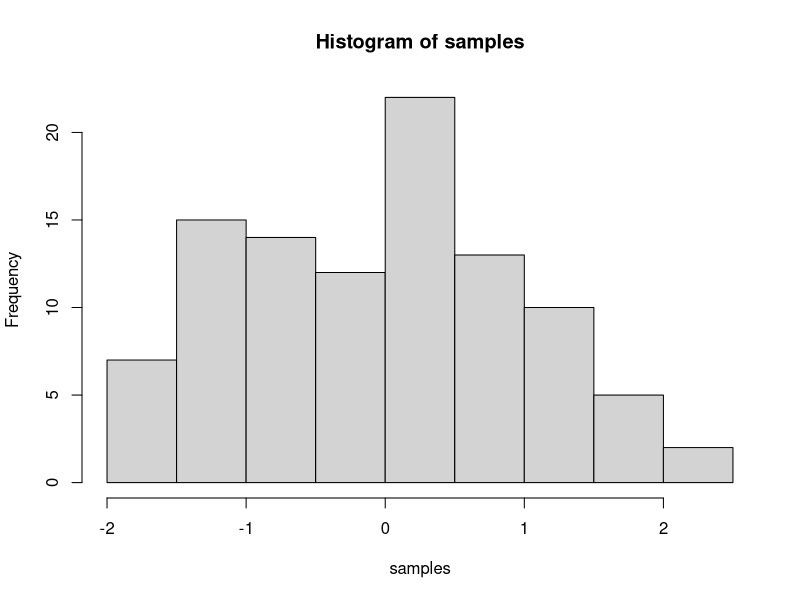

Recreate this plot in R.
## ---- chunk 1
knitr::opts_chunk$set(message=FALSE,warning=FALSE, cache=TRUE)
## ---- chunk 2
samples <- rnorm(100, mean=0, sd=1)
hist(samples)
